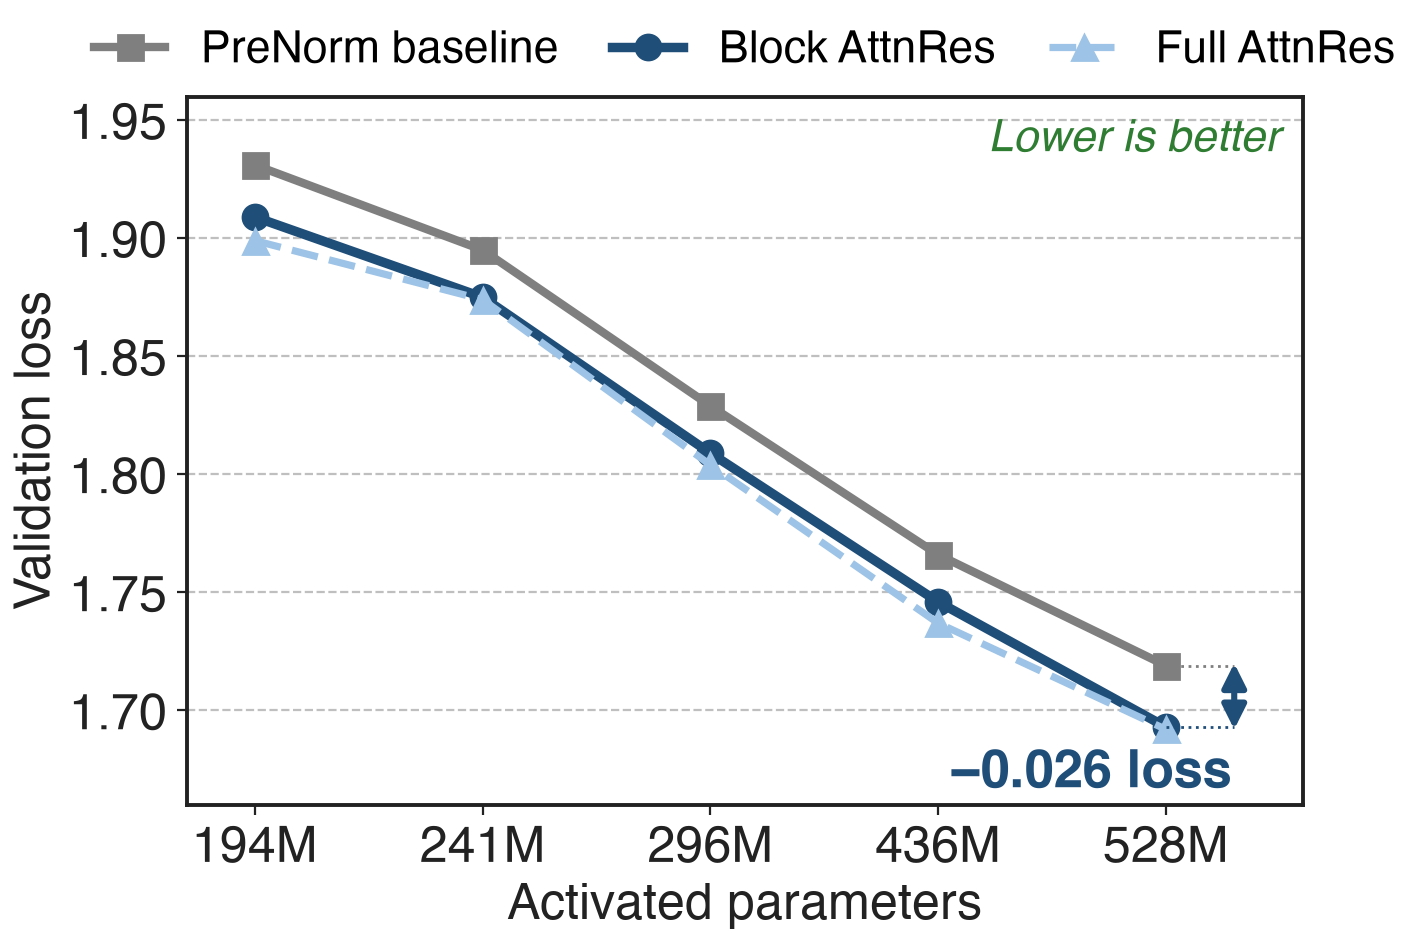

This figure's Python source:
"""Validation loss vs model size (AttnRes paper, Table 2): five sizes, baseline-tuned hyperparameters,
8192-token context. Block AttnRes with ~8 blocks."""
import sys, pathlib
sys.path.insert(0, str(pathlib.Path(__file__).resolve().parents[3] / "scripts"))
import slidechart as sc

sizes = ["194M", "241M", "296M", "436M", "528M"]
base = [1.931, 1.895, 1.829, 1.766, 1.719]
block = [1.909, 1.875, 1.809, 1.746, 1.693]
full = [1.899, 1.874, 1.804, 1.737, 1.692]

sc.setup()
fig, ax = sc.figure("right")
xs = list(range(len(sizes)))
ax.plot(xs, base, color=sc.GRAYS[2], marker="s", lw=3, label="PreNorm baseline")
ax.plot(xs, block, color=sc.ACCENT, marker="o", lw=3.4, label="Block AttnRes")
ax.plot(xs, full, color=sc.ACCENT_LIGHT, marker="^", lw=2.6, ls="--", label="Full AttnRes")
ax.set_xticks(xs)
ax.set_xticklabels(sizes)
ax.set_xlabel("Activated parameters")
ax.set_ylabel("Validation loss")
ax.set_ylim(1.66, 1.96)
sc.top_legend(ax, ncol=3, fontsize=16)
ax.set_xlim(-0.3, 4.6)
ax.annotate("", xy=(4.3, 1.692), xytext=(4.3, 1.720), arrowprops=dict(arrowstyle="<|-|>", color=sc.ACCENT, lw=2.2, shrinkA=0, shrinkB=0))
ax.plot([4.0, 4.3], [1.719, 1.719], color=sc.GRAYS[2], lw=1, ls=":")
ax.plot([4.0, 4.3], [1.693, 1.693], color=sc.ACCENT, lw=1, ls=":")
ax.text(3.05, 1.674, "−0.026 loss", color=sc.ACCENT, fontsize=19, fontweight="bold", ha="left", va="center")
sc.better(ax, "Lower is better", where="upper right")
sc.save(fig, __file__)
